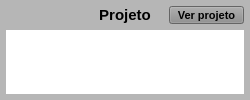
        <widget class="QWidget" name="widget_13" native="true">
         <property name="minimumSize">
          <size>
           <width>250</width>
           <height>0</height>
          </size>
         </property>
         <property name="maximumSize">
          <size>
           <width>250</width>
           <height>16777215</height>
          </size>
         </property>
         <property name="styleSheet">
          <string notr="true">background-color: rgb(182, 182, 182);</string>
         </property>
         <layout class="QVBoxLayout" name="verticalLayout_15">
          <property name="leftMargin">
           <number>6</number>
          </property>
          <property name="topMargin">
           <number>6</number>
          </property>
          <property name="rightMargin">
           <number>6</number>
          </property>
          <property name="bottomMargin">
           <number>6</number>
          </property>
          <item>
           <widget class="QWidget" name="widget_14" native="true">
            <property name="minimumSize">
             <size>
              <width>0</width>
              <height>18</height>
             </size>
            </property>
            <property name="maximumSize">
             <size>
              <width>16777215</width>
              <height>18</height>
             </size>
            </property>
            <layout class="QHBoxLayout" name="horizontalLayout_13">
             <property name="leftMargin">
              <number>0</number>
             </property>
             <property name="topMargin">
              <number>0</number>
             </property>
             <property name="rightMargin">
              <number>0</number>
             </property>
             <property name="bottomMargin">
              <number>0</number>
             </property>
             <item>
              <widget class="QLabel" name="label_6">
               <property name="minimumSize">
                <size>
                 <width>75</width>
                 <height>0</height>
                </size>
               </property>
               <property name="maximumSize">
                <size>
                 <width>75</width>
                 <height>16777215</height>
                </size>
               </property>
               <property name="text">
                <string/>
               </property>
              </widget>
             </item>
             <item>
              <widget class="QLabel" name="label_Titulo_3">
               <property name="minimumSize">
                <size>
                 <width>0</width>
                 <height>0</height>
                </size>
               </property>
               <property name="maximumSize">
                <size>
                 <width>16777215</width>
                 <height>16777215</height>
                </size>
               </property>
               <property name="font">
                <font>
                 <pointsize>11</pointsize>
                 <weight>75</weight>
                 <bold>true</bold>
                </font>
               </property>
               <property name="text">
                <string>Projeto</string>
               </property>
               <property name="alignment">
                <set>Qt::AlignCenter</set>
               </property>
              </widget>
             </item>
             <item>
              <widget class="QPushButton" name="btn_Projeto">
               <property name="sizePolicy">
                <sizepolicy hsizetype="Preferred" vsizetype="Preferred">
                 <horstretch>0</horstretch>
                 <verstretch>0</verstretch>
                </sizepolicy>
               </property>
               <property name="minimumSize">
                <size>
                 <width>75</width>
                 <height>0</height>
                </size>
               </property>
               <property name="maximumSize">
                <size>
                 <width>75</width>
                 <height>16777215</height>
                </size>
               </property>
               <property name="font">
                <font>
                 <pointsize>8</pointsize>
                 <weight>75</weight>
                 <bold>true</bold>
                </font>
               </property>
               <property name="cursor">
                <cursorShape>PointingHandCursor</cursorShape>
               </property>
               <property name="layoutDirection">
                <enum>Qt::LeftToRight</enum>
               </property>
               <property name="autoFillBackground">
                <bool>false</bool>
               </property>
               <property name="styleSheet">
                <string notr="true">background-color: rgb(141, 141, 141);</string>
               </property>
               <property name="text">
                <string>Ver projeto</string>
               </property>
               <property name="checkable">
                <bool>false</bool>
               </property>
               <property name="autoDefault">
                <bool>false</bool>
               </property>
               <property name="default">
                <bool>false</bool>
               </property>
               <property name="flat">
                <bool>false</bool>
               </property>
              </widget>
             </item>
            </layout>
           </widget>
          </item>
          <item>
           <widget class="QLabel" name="label">
            <property name="cursor">
             <cursorShape>ArrowCursor</cursorShape>
            </property>
            <property name="focusPolicy">
             <enum>Qt::NoFocus</enum>
            </property>
            <property name="styleSheet">
             <string notr="true">background-color: rgb(255, 255, 255);</string>
            </property>
            <property name="text">
             <string/>
            </property>
            <property name="alignment">
             <set>Qt::AlignCenter</set>
            </property>
           </widget>
          </item>
         </layout>
        </widget>
